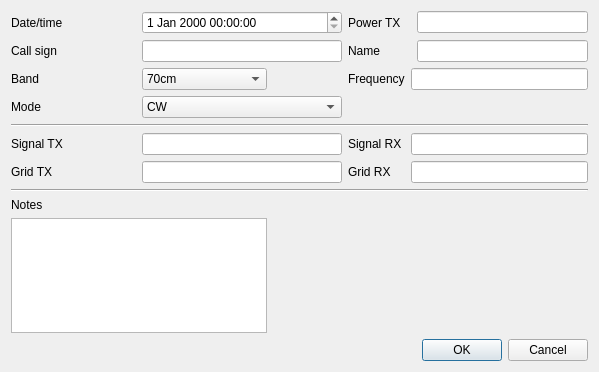
<?xml version="1.0" encoding="UTF-8"?>
<ui version="4.0">
 <class>Dialog</class>
 <widget class="QDialog" name="Dialog">
  <property name="geometry">
   <rect>
    <x>0</x>
    <y>0</y>
    <width>599</width>
    <height>372</height>
   </rect>
  </property>
  <property name="windowTitle">
   <string>Dialog</string>
  </property>
  <layout class="QGridLayout" name="gridLayout">
   <item row="6" column="4" colspan="2">
    <widget class="QLineEdit" name="lineEdit_3"/>
   </item>
   <item row="0" column="3">
    <widget class="QLabel" name="label_7">
     <property name="text">
      <string>Power TX</string>
     </property>
    </widget>
   </item>
   <item row="4" column="0" colspan="6">
    <widget class="Line" name="line">
     <property name="orientation">
      <enum>Qt::Horizontal</enum>
     </property>
    </widget>
   </item>
   <item row="0" column="1" colspan="2">
    <widget class="QDateTimeEdit" name="dateTimeEdit"/>
   </item>
   <item row="3" column="0">
    <widget class="QLabel" name="label_11">
     <property name="text">
      <string>Mode</string>
     </property>
    </widget>
   </item>
   <item row="9" column="0" colspan="2">
    <widget class="QPlainTextEdit" name="plainTextEdit"/>
   </item>
   <item row="1" column="5">
    <widget class="QLineEdit" name="lineEdit_8"/>
   </item>
   <item row="2" column="3">
    <widget class="QLabel" name="label_4">
     <property name="text">
      <string>Frequency</string>
     </property>
    </widget>
   </item>
   <item row="1" column="1" colspan="2">
    <widget class="QLineEdit" name="lineEdit"/>
   </item>
   <item row="8" column="0">
    <widget class="QLabel" name="label_12">
     <property name="text">
      <string>Notes</string>
     </property>
    </widget>
   </item>
   <item row="1" column="0">
    <widget class="QLabel" name="label">
     <property name="text">
      <string>Call sign</string>
     </property>
    </widget>
   </item>
   <item row="5" column="3">
    <widget class="QLabel" name="label_9">
     <property name="text">
      <string>Signal RX</string>
     </property>
    </widget>
   </item>
   <item row="6" column="0">
    <widget class="QLabel" name="label_6">
     <property name="text">
      <string>Grid TX</string>
     </property>
    </widget>
   </item>
   <item row="2" column="0">
    <widget class="QLabel" name="label_3">
     <property name="text">
      <string>Band</string>
     </property>
    </widget>
   </item>
   <item row="6" column="3">
    <widget class="QLabel" name="label_5">
     <property name="text">
      <string>Grid RX</string>
     </property>
    </widget>
   </item>
   <item row="5" column="4" colspan="2">
    <widget class="QLineEdit" name="lineEdit_7"/>
   </item>
   <item row="5" column="1" colspan="2">
    <widget class="QLineEdit" name="lineEdit_6"/>
   </item>
   <item row="5" column="0">
    <widget class="QLabel" name="label_8">
     <property name="text">
      <string>Signal TX</string>
     </property>
    </widget>
   </item>
   <item row="2" column="4" colspan="2">
    <widget class="QLineEdit" name="lineEdit_2"/>
   </item>
   <item row="0" column="0">
    <widget class="QLabel" name="label_2">
     <property name="text">
      <string>Date/time</string>
     </property>
    </widget>
   </item>
   <item row="1" column="3">
    <widget class="QLabel" name="label_10">
     <property name="text">
      <string>Name</string>
     </property>
    </widget>
   </item>
   <item row="3" column="1" colspan="2">
    <widget class="QComboBox" name="comboBox_2">
     <item>
      <property name="text">
       <string>CW</string>
      </property>
     </item>
     <item>
      <property name="text">
       <string>LSB</string>
      </property>
     </item>
     <item>
      <property name="text">
       <string>USB</string>
      </property>
     </item>
     <item>
      <property name="text">
       <string>FM</string>
      </property>
     </item>
    </widget>
   </item>
   <item row="6" column="1" colspan="2">
    <widget class="QLineEdit" name="lineEdit_4"/>
   </item>
   <item row="2" column="1">
    <widget class="QComboBox" name="comboBox">
     <item>
      <property name="text">
       <string>70cm</string>
      </property>
     </item>
     <item>
      <property name="text">
       <string>2m</string>
      </property>
     </item>
     <item>
      <property name="text">
       <string>6m</string>
      </property>
     </item>
     <item>
      <property name="text">
       <string>10m</string>
      </property>
     </item>
     <item>
      <property name="text">
       <string>20m</string>
      </property>
     </item>
     <item>
      <property name="text">
       <string>30m</string>
      </property>
     </item>
     <item>
      <property name="text">
       <string>40m</string>
      </property>
     </item>
     <item>
      <property name="text">
       <string>80m</string>
      </property>
     </item>
     <item>
      <property name="text">
       <string>160m</string>
      </property>
     </item>
    </widget>
   </item>
   <item row="0" column="5">
    <widget class="QLineEdit" name="lineEdit_5"/>
   </item>
   <item row="7" column="0" colspan="6">
    <widget class="Line" name="line_2">
     <property name="orientation">
      <enum>Qt::Horizontal</enum>
     </property>
    </widget>
   </item>
   <item row="10" column="2" colspan="4">
    <widget class="QDialogButtonBox" name="buttonBox">
     <property name="orientation">
      <enum>Qt::Horizontal</enum>
     </property>
     <property name="standardButtons">
      <set>QDialogButtonBox::Cancel|QDialogButtonBox::Ok</set>
     </property>
    </widget>
   </item>
  </layout>
 </widget>
 <resources/>
 <connections>
  <connection>
   <sender>buttonBox</sender>
   <signal>accepted()</signal>
   <receiver>Dialog</receiver>
   <slot>accept()</slot>
   <hints>
    <hint type="sourcelabel">
     <x>248</x>
     <y>254</y>
    </hint>
    <hint type="destinationlabel">
     <x>157</x>
     <y>274</y>
    </hint>
   </hints>
  </connection>
  <connection>
   <sender>buttonBox</sender>
   <signal>rejected()</signal>
   <receiver>Dialog</receiver>
   <slot>reject()</slot>
   <hints>
    <hint type="sourcelabel">
     <x>316</x>
     <y>260</y>
    </hint>
    <hint type="destinationlabel">
     <x>286</x>
     <y>274</y>
    </hint>
   </hints>
  </connection>
 </connections>
</ui>
